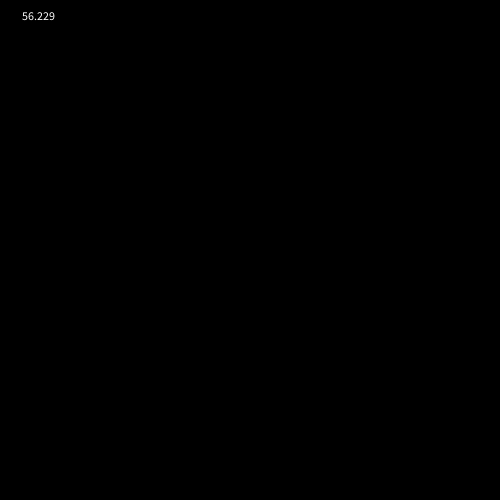
Frame 1 (no input)
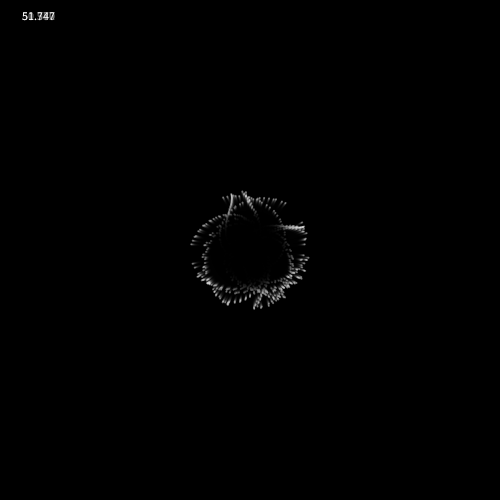
Frame 60 (the mouse pressed at the canvas centre just before this capture)
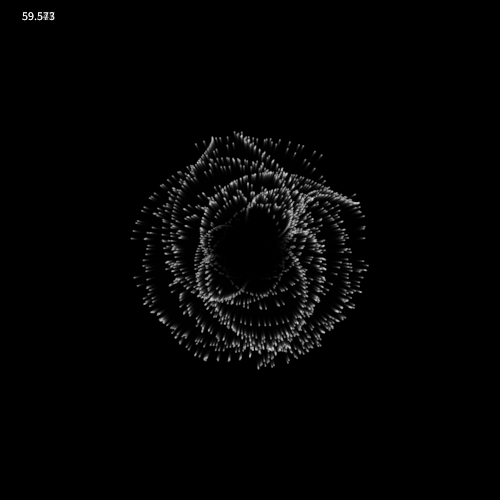
Frame 120 (the mouse held since frame 60 and released just before this capture)

The Processing sketch that drew these frames (run headless with seeded random() and noise(); from frame 60 on, the mouse is pressed at the canvas centre):

// Processing sketch: StarExpJavascript
// ── StarExpJavascript.pde
ArrayList<PVector> list    = new ArrayList<PVector>();
ArrayList<PVector> dirList = new ArrayList<PVector>();
PGraphics centro;
float h;

void setup(){
  size(500, 500);  
  
  h = sqrt(pow(width/2,2 )+ pow(height/2,2));
  
  centro = createGraphics(200, 200);
  centro.beginDraw();
  centro.fill(0);
  centro.ellipse(100,100,80,80);
  centro.filter(BLUR,5);
  centro.endDraw();

  //stroke(255);
  noStroke();
  background(0);
}

void draw(){
  fill(0,100);
  rect(0,0,width, height);
  fill(255,100);
  for(int i =list.size()-1;i>=0;i--) {
    PVector dir = dirList.get(i);
    //dir.mult(1.005);
    list.get(i).add(dir);
    //point(list.get(i).x, list.get(i).y);
    ellipse(list.get(i).x, list.get(i).y, 2, 2);
    if(list.get(i).dist(new PVector(width/2, height/2))>h) {
      list.remove(i);
      dirList.remove(i);
    }
  }
  
  image(centro,width/2-100, height/2-100);
  
  for(int i=0;i<20;i++){
    list.add(new PVector(width/2, height/2));
    float a = noise(frameCount*0.001+i*0.1)*TWO_PI*16;
    dirList.add(new PVector(cos(a),sin(a)));
  }
  
  fill(255);
  text(frameRate, 20, 20);
}
